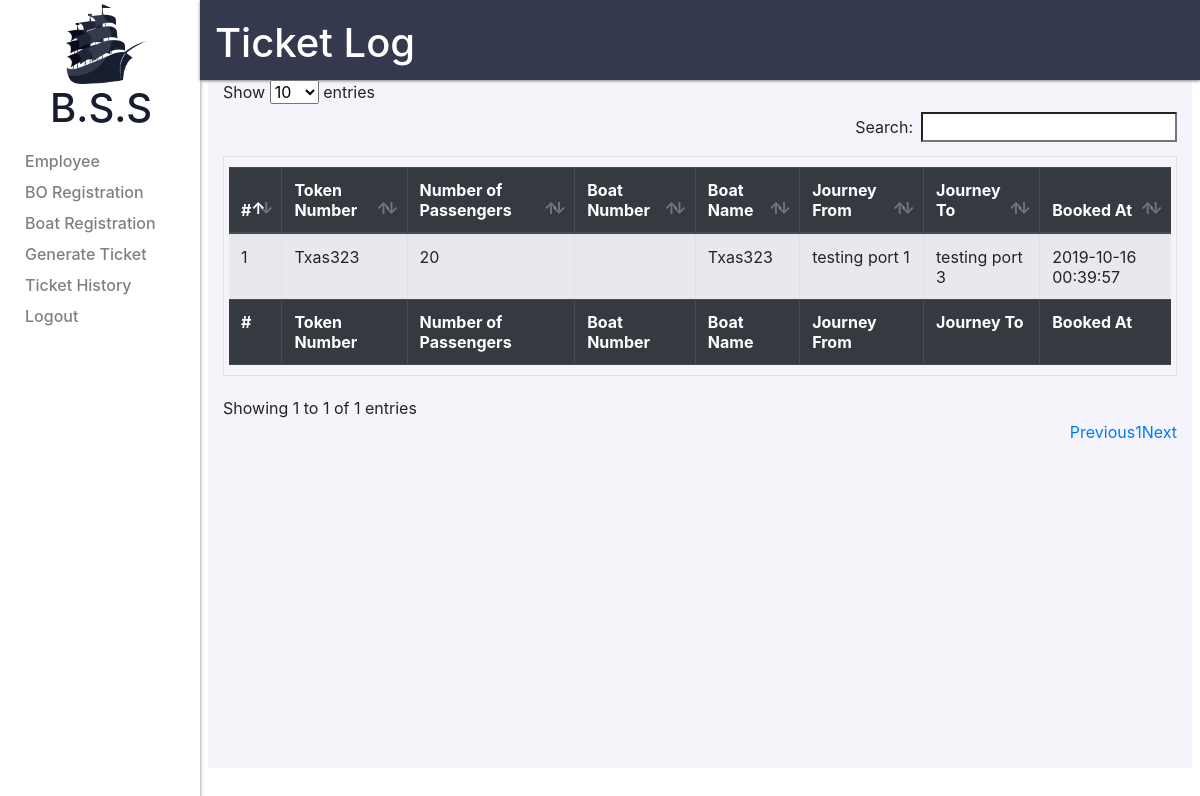
The app's page /modules/admin/ticket_history.php (signed in), older data.
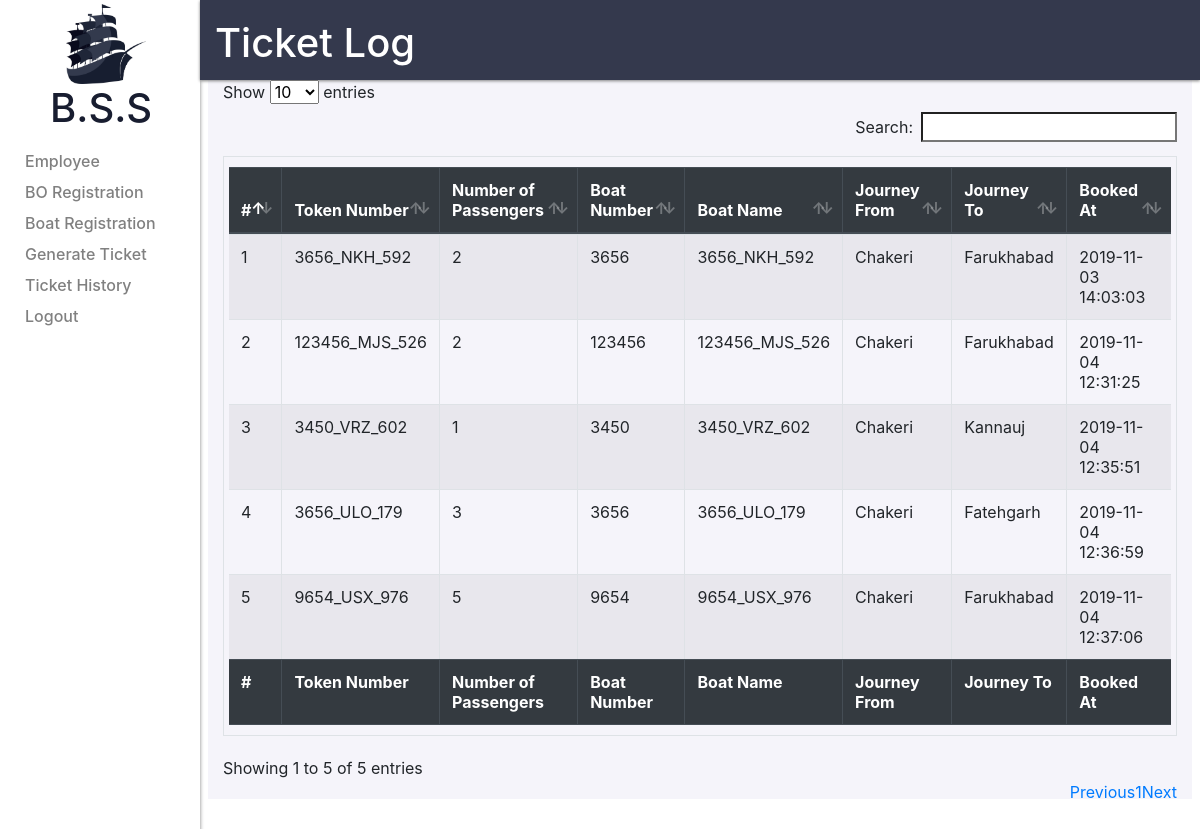
The same page, newer data.
### tables this page shows
CREATE TABLE `unreserved_ticket_log` (
  `id` int(10) NOT NULL,
  `boatid` int(10) NOT NULL,
  `number_of_passenger` int(10) NOT NULL,
  `portfrom` int(10) NOT NULL,
  `portto` int(10) NOT NULL,
  `token` varchar(40) NOT NULL,
  `tripid` int(10) NOT NULL,
  `paymentid` int(10) NOT NULL,
  `bookedat` timestamp NOT NULL DEFAULT current_timestamp()
);

CREATE TABLE `ports` (
  `portid` int(10) NOT NULL,
  `portname` varchar(30) NOT NULL,
  `stateid` int(10) NOT NULL,
  `portlongitude` bigint(20) NOT NULL,
  `portlatitude` bigint(20) NOT NULL
);

CREATE TABLE `boatdetails` (
  `boatid` int(11) NOT NULL,
  `boatowner` int(11) DEFAULT NULL,
  `boatname` varchar(30) DEFAULT NULL,
  `boatnumber` varchar(30) DEFAULT NULL,
  `personcapacity` bigint(20) DEFAULT NULL,
  `weightcapacity` bigint(10) DEFAULT NULL,
  `status` int(1) NOT NULL DEFAULT 0,
  `boatlogo` varchar(50) DEFAULT NULL,
  `boatlogourl` varchar(50) DEFAULT NULL,
  `brandname` varchar(30) DEFAULT NULL,
  `modelname` varchar(30) DEFAULT NULL,
  `createdat` datetime DEFAULT NULL,
  `createdby` int(11) DEFAULT NULL,
  `updatedat` datetime DEFAULT NULL,
  `updatedby` int(11) DEFAULT NULL
);

### modules/admin/ticket_history.php (the view, shortened to what this page needs)
<?php
require"../../includes/admin/layout/head.php";
require"../../includes/admin/layout/sidebar.php";
require"../../includes/admin/dbconnect.php";
$select_ticktes_query="SELECT * FROM unreserved_ticket_log";
$execute_select_ticktes_query=mysqli_query($connect,$select_ticktes_query);
$select_ports_query="SELECT portname,portid FROM ports";
$execute_select_ports_query=mysqli_query($connect,$select_ports_query);
while($ports_data=mysqli_fetch_assoc($execute_select_ports_query))
{
    $ports[]=$ports_data;
}
$select_boat_details_query="SELECT boatid,boatnumber FROM boatdetails";
$execute_select_boat_details_query=mysqli_query($connect,$select_boat_details_query);
while($boats_data=mysqli_fetch_assoc($execute_select_boat_details_query))
{
    $boats[]=$boats_data;
}
$index=1;
?>
<div class="col-10 header_container">
<h1 class=header_name>Ticket Log</h1>
</div>
<div class="container">
    <div class="row">
        <div class="col">
        <table id="tickets_list" class="table customtable table-striped table-bordered">
            <thead class="thead-dark">
                <tr>
                    <th scope="col">#</th>
                    <th scope="col">Token Number</th>
                    <th scope="col">Number of Passengers</th>
                    <th scope="col">Boat Number</th>
                    <th scope="col">Boat Name</th>
                    <th scope="col">Journey From</th>
                    <th scope="col">Journey To</th>
                    <th scope="col">Booked At</th>
                </tr>
            </thead>
            <tbody>
            <?php
            while($ticket_data=mysqli_fetch_assoc($execute_select_ticktes_query))
            {
            ?>
            <tr>
                <td><?=$index?></td>
                <td><?=$ticket_data['token']?></td>
                <td><?=$ticket_data['number_of_passenger']?></td>
                <td>
                    <?php
                        foreach($boats as $boat)
                        {
                            if($boat['boatid']==$ticket_data['boatid'])
                            {
                                echo $boat['boatnumber'];
                            }
                        }
                    ?>
                </td>
                <td><?=$ticket_data['token']?></td>
                <td>
                    <?php
                        foreach($ports as $port)
                        {
                            if($port['portid']==$ticket_data['portfrom'])
                            {
                                echo $port['portname'];
                            }
                        }
                    ?>
                </td>
                <td>
                    <?php
                    foreach($ports as $port)
                        {
                            if($port['portid']==$ticket_data['portto'])
                            {
                                echo $port['portname'];
                            }
                        }
                    ?>
                </td>
                <td><?=$ticket_data['bookedat']?></td>
            </tr>
            <?php
            $index++;
            }
            ?>
            </tbody>
            <tfoot class="thead-dark">
                <tr>
                    <th scope="col">#</th>
                    <th scope="col">Token Number</th>
                    <th scope="col">Number of Passengers</th>
                    <th scope="col">Boat Number</th>
                    <th scope="col">Boat Name</th>
                    <th scope="col">Journey From</th>
                    <th scope="col">Journey To</th>
                    <th scope="col">Booked At</th>
                </tr>
            </tfoot>
        </table>
        </div>
    </div>
</div>

Row changes from the older to the newer data that the page shows:
removed unreserved_ticket_log: token "Txas323", number_of_passenger "20", bookedat "2019-10-16 00:39:57", ports (portname "testing port 1"), ports (portname "testing port 3")
added unreserved_ticket_log: token "3656_NKH_592", number_of_passenger "2", bookedat "2019-11-03 14:03:03", ports (portname "Chakeri")
added boatdetails: boatnumber "3656"
now on this page (row edited): ports: portname "Farukhabad"
added unreserved_ticket_log: token "123456_MJS_526", number_of_passenger "2", bookedat "2019-11-04 12:31:25", ports (portname "Chakeri")
added boatdetails: boatnumber "123456", shown under "123456_MJS_526"
added unreserved_ticket_log: token "3450_VRZ_602", number_of_passenger "1", bookedat "2019-11-04 12:35:51", ports (portname "Chakeri")
added boatdetails: boatnumber "3450", shown under "3450_VRZ_602"
now on this page (row edited): ports: portname "Kannauj", shown under "3450_VRZ_602"
added unreserved_ticket_log: token "3656_ULO_179", number_of_passenger "3", bookedat "2019-11-04 12:36:59", ports (portname "Chakeri"), ports (portname "Fatehgarh")
added unreserved_ticket_log: token "9654_USX_976", number_of_passenger "5", bookedat "2019-11-04 12:37:06", ports (portname "Chakeri")
added boatdetails: boatnumber "9654", shown under "9654_USX_976"
Text that changed along with them:
text written by a page script: "Show entries Search: Showing 1 to 1 of 1 entries Previous 1 Next" → "Show entries Search: Showing 1 to 5 of 5 entries Previous 1 Next"
